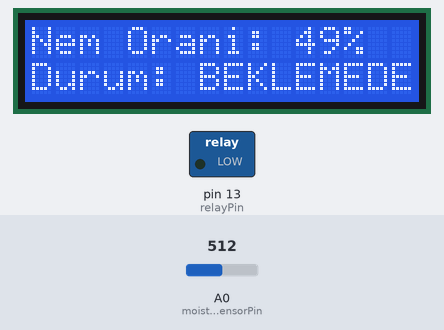
Bench run of a sketch on a simulated Arduino Uno, built with avr-gcc and run on an emulated ATmega328P. On the bench: 16×2 character LCD, switched loads named in the sketch (green lamp = pin HIGH). Inputs (shaded band) come from the test bench; at power-on: A0 (moistureSensorPin) = 512.

Above: at 3.2 s.
3.3 s: A0 (moistureSensorPin) set to 936
At 5.2 s:
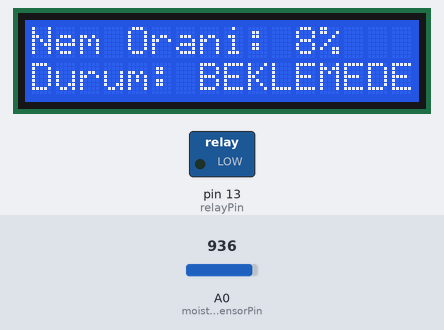
5.5 s: A0 (moistureSensorPin) set to 969
At 7.2 s:
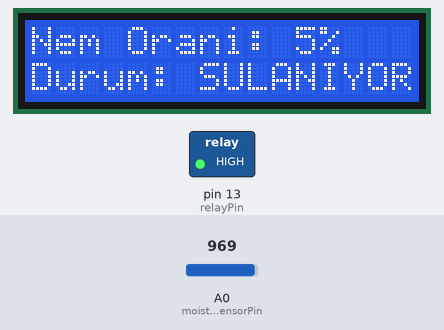
7.6 s: A0 (moistureSensorPin) set to 1023
At 9.2 s:
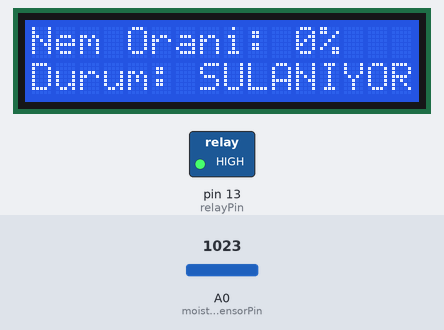
Timing chart, 0 to 10.7 s (numbered marks = the images above; inputs shaded):
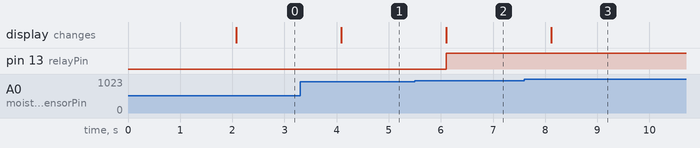

The sketch:

Akilli_Sulama_Sistemi.ino
```cpp
#include <LiquidCrystal.h>

LiquidCrystal lcd(12, 11, 5, 4, 3, 2);

const int moistureSensorPin = A0;
const int relayPin = 13;

const int dryValue = 1023;
const int wetValue = 0;
const int moistureThreshold = 7;

void setup() {
  pinMode(relayPin, OUTPUT);
  digitalWrite(relayPin, LOW);

  lcd.begin(16, 2);
  lcd.clear();
  lcd.print("Akilli Sulama");
  lcd.setCursor(0, 1);
  lcd.print("Sistemi Hazir...");
  delay(2000);
}

void loop() {
  int sensorValue = analogRead(moistureSensorPin);

  int moisturePercentage = map(sensorValue, dryValue, wetValue, 0, 100);
  moisturePercentage = constrain(moisturePercentage, 0, 100);

  lcd.clear();
  lcd.setCursor(0, 0);
  lcd.print("Nem Orani: ");
  lcd.print(moisturePercentage);
  lcd.print("%");

  lcd.setCursor(0, 1);
  if (moisturePercentage < moistureThreshold) {
    digitalWrite(relayPin, HIGH);
    lcd.print("Durum: SULANIYOR");
  } else {
    digitalWrite(relayPin, LOW);
    lcd.print("Durum: BEKLEMEDE");
  }

  delay(1000);
}
```

Measured:
- the behaviour switches between 951 and 952 on A0 (moistureSensorPin) (found by bisection; images 1 and 2)
- after the input at 3.3 s, the display: changes after 0.79 s (image 1)
- after the input at 5.5 s, pin 13 (relayPin): LOW → HIGH after 0.60 s; the display: changes after 0.60 s (image 2)
- after the input at 7.6 s, the display: changes after 0.51 s (image 3)
